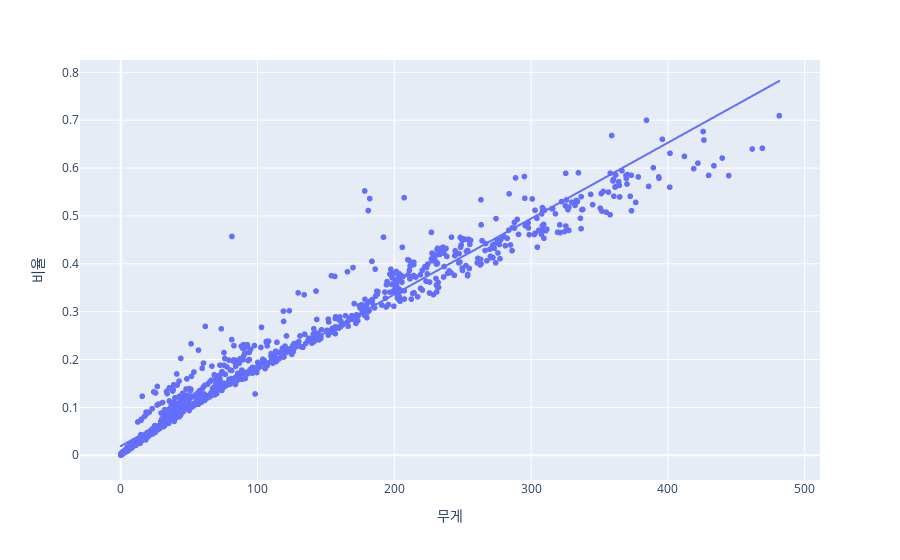

The notebook cell saved with this chart:
### Markdown cell above
## Image EDA

-  산점도 플롯 이용해서 무게, 픽셀 비율 상관관계 살펴보기. 회귀선에 크게 떨어지는 값은 이상값으로 판단하여 제거하기
-  CASE59는 CASE58의 중복 데이터이므로 제거하기

### Code cell
fig = px.scatter(train_df, x = '무게', y= '비율',
                 hover_name="이미지", trendline="ols")

fig.show()

### Figure 1 — Plotly figure (JSON) as saved in the notebook; plotly's stock layout.template omitted (floating-point values rounded to 4 significant figures; data arrays with more than 128 entries replaced by an {"elided": "..."} marker saying what was removed)
{"data": [{"hovertemplate": "<b>%{hovertext}</b><br><br>무게=%{x}<br>비율=%{y}<extra></extra>", "hovertext": {"elided": "1592 str values"}, "legendgroup": "", "marker": {"color": "#636efa", "symbol": "circle"}, "mode": "markers", "name": "", "showlegend": false, "type": "scattergl", "x": {"elided": "1592 float values"}, "xaxis": "x", "y": {"elided": "1592 float values"}, "yaxis": "y"}, {"hovertemplate": "<b>OLS trendline</b><br>비율 = 0.00158434 * 무게 + 0.0192199<br>R<sup>2</sup>=0.966722<br><br>무게=%{x}<br>비율=%{y} <b>(trend)</b><extra></extra>", "legendgroup": "", "marker": {"color": "#636efa", "symbol": "circle"}, "mode": "lines", "name": "", "showlegend": false, "type": "scattergl", "x": {"elided": "1592 float values"}, "xaxis": "x", "y": {"elided": "1592 float values"}, "yaxis": "y"}], "layout": {"legend": {"tracegroupgap": 0}, "margin": {"t": 60}, "xaxis": {"anchor": "y", "domain": [0, 1], "title": {"text": "무게"}}, "yaxis": {"anchor": "x", "domain": [0, 1], "title": {"text": "비율"}}}}
